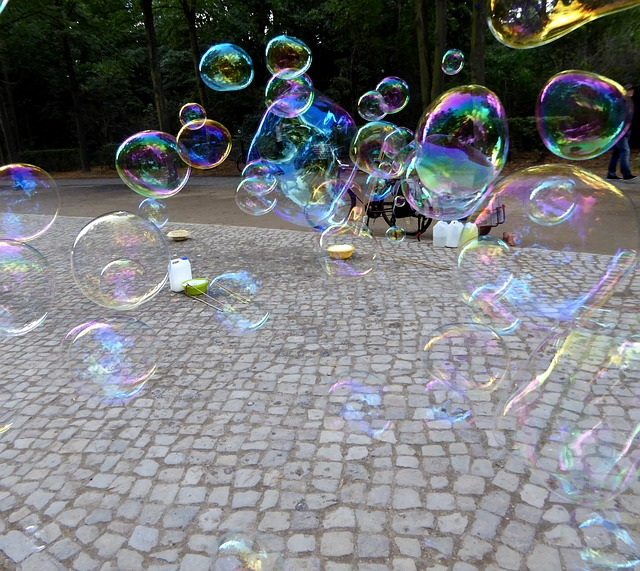
#> input picture concepts/computer-vision/media/bubbles.jpg, 640 x 571 px, found by its file name
$ python resizing.py
#> lines starting #> are read from the running program, lines starting #| are printed output that depends on the picture
import os
import cv2

# Define the resizing factor (50% of the original size)
resize_value = 0.5

image_path = os.path.join("..", "media", "bubbles.jpg")

# Load the image from the specified path
img = cv2.imread(image_path)
#> img is the input picture: shape (571, 640, 3); mean B, G, R 122.2, 119.8, 117.3

# Get the original image dimensions (height, width, and color channels)
height, width, color_channels = img.shape
#> height = 571; width = 640; color_channels = 3

# Print the original image dimensions
print(f"Height: {height}\nWidth: {width}\nColorscheme: {color_channels}")
#| Height: 571
#| Width: 640
#| Colorscheme: 3

# Display the original image in a window named "img"
cv2.imshow("img", img)

# Scale the height and width based on the resize factor
height = int(height * resize_value)
#> height = 285
width = int(width * resize_value)
#> width = 320

# Resize the image using OpenCV's `resize` function
# Note: OpenCV's resize function expects (width, height) as arguments, opposite of img.shape (height, width)
resized_img = cv2.resize(img, (width, height))
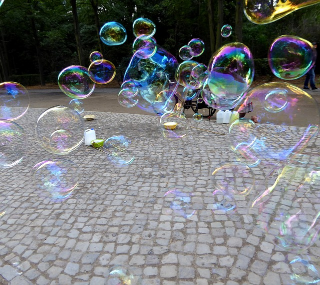
#> resized_img: shape (285, 320, 3); mean B, G, R 122.1, 119.6, 117.2

# Get the resized image dimensions
height, width, color_channels = resized_img.shape

# Print the resized image dimensions
print(f"Height: {height}\nWidth: {width}\nColorscheme: {color_channels}")
#| Height: 285
#| Width: 320
#| Colorscheme: 3

# Display the resized image in a window named "resized img"
cv2.imshow("resized img", resized_img)

# Wait indefinitely until a key is pressed
cv2.waitKey(0)

# Close all OpenCV windows
cv2.destroyAllWindows()
